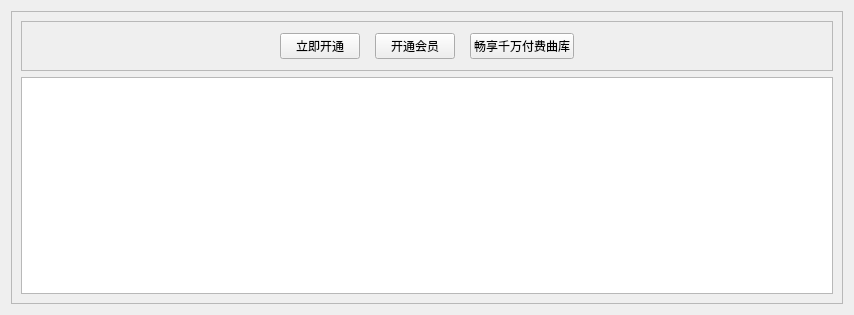
<?xml version="1.0" encoding="UTF-8"?>
<ui version="4.0">
 <class>VipMember</class>
 <widget class="QWidget" name="VipMember">
  <property name="geometry">
   <rect>
    <x>0</x>
    <y>0</y>
    <width>854</width>
    <height>315</height>
   </rect>
  </property>
  <property name="windowTitle">
   <string>Form</string>
  </property>
  <layout class="QVBoxLayout" name="verticalLayout_3">
   <item>
    <widget class="QScrollArea" name="scrollArea">
     <property name="widgetResizable">
      <bool>true</bool>
     </property>
     <widget class="QWidget" name="scrollAreaWidgetContents">
      <property name="geometry">
       <rect>
        <x>0</x>
        <y>0</y>
        <width>834</width>
        <height>295</height>
       </rect>
      </property>
      <layout class="QVBoxLayout" name="verticalLayout_2">
       <item>
        <layout class="QVBoxLayout" name="verticalLayout">
         <item>
          <widget class="QFrame" name="frame">
           <property name="minimumSize">
            <size>
             <width>0</width>
             <height>50</height>
            </size>
           </property>
           <property name="maximumSize">
            <size>
             <width>16777215</width>
             <height>60</height>
            </size>
           </property>
           <property name="frameShape">
            <enum>QFrame::StyledPanel</enum>
           </property>
           <property name="frameShadow">
            <enum>QFrame::Raised</enum>
           </property>
           <layout class="QHBoxLayout" name="horizontalLayout_2">
            <item>
             <layout class="QHBoxLayout" name="horizontalLayout">
              <property name="spacing">
               <number>15</number>
              </property>
              <item>
               <spacer name="horizontalSpacer">
                <property name="orientation">
                 <enum>Qt::Horizontal</enum>
                </property>
                <property name="sizeHint" stdset="0">
                 <size>
                  <width>40</width>
                  <height>20</height>
                 </size>
                </property>
               </spacer>
              </item>
              <item>
               <widget class="QPushButton" name="pushButton">
                <property name="text">
                 <string>立即开通</string>
                </property>
               </widget>
              </item>
              <item>
               <widget class="QPushButton" name="pushButton_2">
                <property name="text">
                 <string>开通会员</string>
                </property>
               </widget>
              </item>
              <item>
               <widget class="QPushButton" name="pushButton_3">
                <property name="text">
                 <string>畅享千万付费曲库</string>
                </property>
               </widget>
              </item>
              <item>
               <spacer name="horizontalSpacer_2">
                <property name="orientation">
                 <enum>Qt::Horizontal</enum>
                </property>
                <property name="sizeHint" stdset="0">
                 <size>
                  <width>40</width>
                  <height>20</height>
                 </size>
                </property>
               </spacer>
              </item>
             </layout>
            </item>
           </layout>
          </widget>
         </item>
         <item>
          <widget class="QListWidget" name="listWidget"/>
         </item>
        </layout>
       </item>
      </layout>
     </widget>
    </widget>
   </item>
  </layout>
 </widget>
 <resources/>
 <connections/>
</ui>
